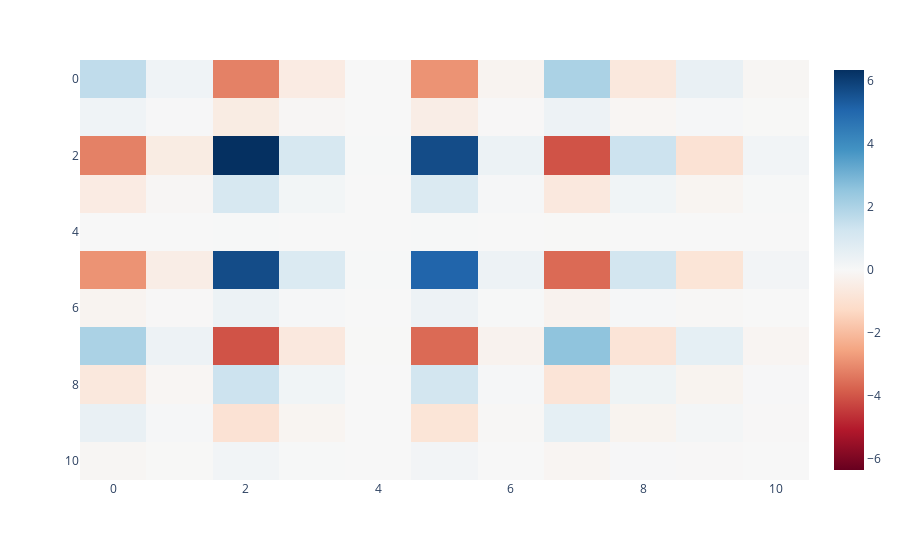

The code cell stored with this chart in its notebook:
### Code cell
print(dot_products.shape)
plot.imshow_div(dot_products)
